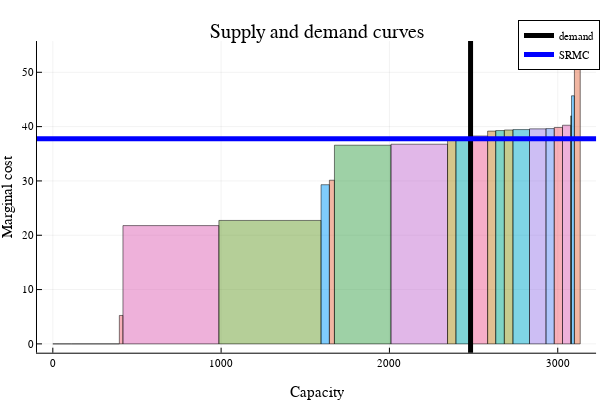

Notebook source saved alongside this figure:
### Markdown cell above
Now, let's plot this as a supply curve where:

- width = capacity of the generator (i.e., $Pmax$)
- height = variable cost of the generator ($VarCost$)

### Code cell
rectangle(w, h, x, y) = Shape(x .+ [0,w,w,0], y .+ [0,0,h,h])

p = plot(nrow(supply_curve))

marg_gen = 0
marg_price = 0
x = 0
for i in 1:nrow(supply_curve)
    plot!(p, rectangle(supply_curve[i,:cap],
            supply_curve[i,:varcost],x,0), opacity=.5, 
            label = "")
    if (x < loads_single[1,:demand]) && (x + supply_curve[i,:cap] > loads_single[1,:demand])
        marg_gen = i
        marg_price = supply_curve[i,:varcost]
    end
    x = x + supply_curve[i,:cap]
end 
vline!([loads_single[1,:demand]],linecolor="black",linewidth=5,
label = "demand")
hline!([marg_price],linecolor="blue",linewidth=5,
label = "SRMC")
title!("Supply and demand curves")
xlabel!("Capacity")
ylabel!("Marginal cost")
p

### Figure 1 — Plotly figure (JSON) as saved in the notebook; plotly's stock layout.template omitted (floating-point values rounded to 4 significant figures)
{"data": [{"fill": "tozeroy", "fillcolor": "rgba(142, 151, 30, 0.500)", "legendgroup": "", "line": {"color": "rgba(0, 0, 0, 0.500)", "dash": "solid", "width": 1}, "mode": "lines", "name": "", "showlegend": false, "type": "scatter", "x": [0, 42, 42, 0, 0], "xaxis": "x1", "y": [0, 0, 0, 0, 0], "yaxis": "y1"}, {"fill": "tozeroy", "fillcolor": "rgba(0, 169, 204, 0.500)", "legendgroup": "", "line": {"color": "rgba(0, 0, 0, 0.500)", "dash": "solid", "width": 1}, "mode": "lines", "name": "", "showlegend": false, "type": "scatter", "x": [42, 107.4, 107.4, 42, 42], "xaxis": "x1", "y": [0, 0, 0, 0, 0], "yaxis": "y1"}, {"fill": "tozeroy", "fillcolor": "rgba(155, 127, 233, 0.500)", "legendgroup": "", "line": {"color": "rgba(0, 0, 0, 0.500)", "dash": "solid", "width": 1}, "mode": "lines", "name": "", "showlegend": false, "type": "scatter", "x": [107.4, 110.6, 110.6, 107.4, 107.4], "xaxis": "x1", "y": [0, 0, 0, 0, 0], "yaxis": "y1"}, {"fill": "tozeroy", "fillcolor": "rgba(97, 141, 246, 0.500)", "legendgroup": "", "line": {"color": "rgba(0, 0, 0, 0.500)", "dash": "solid", "width": 1}, "mode": "lines", "name": "", "showlegend": false, "type": "scatter", "x": [110.6, 395.3, 395.3, 110.6, 110.6], "xaxis": "x1", "y": [0, 0, 0, 0, 0], "yaxis": "y1"}, {"fill": "tozeroy", "fillcolor": "rgba(240, 96, 115, 0.500)", "legendgroup": "", "line": {"color": "rgba(0, 0, 0, 0.500)", "dash": "solid", "width": 1}, "mode": "lines", "name": "", "showlegend": false, "type": "scatter", "x": [395.3, 416.7, 416.7, 395.3, 395.3], "xaxis": "x1", "y": [0, 0, 5.234, 5.234, 0], "yaxis": "y1"}, {"fill": "tozeroy", "fillcolor": "rgba(221, 101, 182, 0.500)", "legendgroup": "", "line": {"color": "rgba(0, 0, 0, 0.500)", "dash": "solid", "width": 1}, "mode": "lines", "name": "", "showlegend": false, "type": "scatter", "x": [416.7, 986.7, 986.7, 416.7, 416.7], "xaxis": "x1", "y": [0, 0, 21.78, 21.78, 0], "yaxis": "y1"}, {"fill": "tozeroy", "fillcolor": "rgba(108, 159, 51, 0.500)", "legendgroup": "", "line": {"color": "rgba(0, 0, 0, 0.500)", "dash": "solid", "width": 1}, "mode": "lines", "name": "", "showlegend": false, "type": "scatter", "x": [986.7, 1594.0, 1594.0, 986.7, 986.7], "xaxis": "x1", "y": [0, 0, 22.73, 22.73, 0], "yaxis": "y1"}, {"fill": "tozeroy", "fillcolor": "rgba(0, 154, 250, 0.500)", "legendgroup": "", "line": {"color": "rgba(0, 0, 0, 0.500)", "dash": "solid", "width": 1}, "mode": "lines", "name": "", "showlegend": false, "type": "scatter", "x": [1594.0, 1643.0, 1643.0, 1594.0, 1594.0], "xaxis": "x1", "y": [0, 0, 29.31, 29.31, 0], "yaxis": "y1"}, {"fill": "tozeroy", "fillcolor": "rgba(227, 111, 71, 0.500)", "legendgroup": "", "line": {"color": "rgba(0, 0, 0, 0.500)", "dash": "solid", "width": 1}, "mode": "lines", "name": "", "showlegend": false, "type": "scatter", "x": [1643.0, 1673.0, 1673.0, 1643.0, 1643.0], "xaxis": "x1", "y": [0, 0, 30.13, 30.13, 0], "yaxis": "y1"}, {"fill": "tozeroy", "fillcolor": "rgba(62, 164, 78, 0.500)", "legendgroup": "", "line": {"color": "rgba(0, 0, 0, 0.500)", "dash": "solid", "width": 1}, "mode": "lines", "name": "", "showlegend": false, "type": "scatter", "x": [1673.0, 2009.0, 2009.0, 1673.0, 1673.0], "xaxis": "x1", "y": [0, 0, 36.58, 36.58, 0], "yaxis": "y1"}, {"fill": "tozeroy", "fillcolor": "rgba(195, 113, 210, 0.500)", "legendgroup": "", "line": {"color": "rgba(0, 0, 0, 0.500)", "dash": "solid", "width": 1}, "mode": "lines", "name": "", "showlegend": false, "type": "scatter", "x": [2009.0, 2345.0, 2345.0, 2009.0, 2009.0], "xaxis": "x1", "y": [0, 0, 36.76, 36.76, 0], "yaxis": "y1"}, {"fill": "tozeroy", "fillcolor": "rgba(172, 142, 24, 0.500)", "legendgroup": "", "line": {"color": "rgba(0, 0, 0, 0.500)", "dash": "solid", "width": 1}, "mode": "lines", "name": "", "showlegend": false, "type": "scatter", "x": [2345.0, 2395.0, 2395.0, 2345.0, 2345.0], "xaxis": "x1", "y": [0, 0, 37.73, 37.73, 0], "yaxis": "y1"}, {"fill": "tozeroy", "fillcolor": "rgba(0, 170, 174, 0.500)", "legendgroup": "", "line": {"color": "rgba(0, 0, 0, 0.500)", "dash": "solid", "width": 1}, "mode": "lines", "name": "", "showlegend": false, "type": "scatter", "x": [2395.0, 2492.0, 2492.0, 2395.0, 2395.0], "xaxis": "x1", "y": [0, 0, 37.78, 37.78, 0], "yaxis": "y1"}, {"fill": "tozeroy", "fillcolor": "rgba(237, 94, 147, 0.500)", "legendgroup": "", "line": {"color": "rgba(0, 0, 0, 0.500)", "dash": "solid", "width": 1}, "mode": "lines", "name": "", "showlegend": false, "type": "scatter", "x": [2492.0, 2583.0, 2583.0, 2492.0, 2492.0], "xaxis": "x1", "y": [0, 0, 38.27, 38.27, 0], "yaxis": "y1"}, {"fill": "tozeroy", "fillcolor": "rgba(198, 130, 37, 0.500)", "legendgroup": "", "line": {"color": "rgba(0, 0, 0, 0.500)", "dash": "solid", "width": 1}, "mode": "lines", "name": "", "showlegend": false, "type": "scatter", "x": [2583.0, 2631.0, 2631.0, 2583.0, 2583.0], "xaxis": "x1", "y": [0, 0, 39.17, 39.17, 0], "yaxis": "y1"}, {"fill": "tozeroy", "fillcolor": "rgba(0, 169, 141, 0.500)", "legendgroup": "", "line": {"color": "rgba(0, 0, 0, 0.500)", "dash": "solid", "width": 1}, "mode": "lines", "name": "", "showlegend": false, "type": "scatter", "x": [2631.0, 2683.0, 2683.0, 2631.0, 2631.0], "xaxis": "x1", "y": [0, 0, 39.28, 39.28, 0], "yaxis": "y1"}, {"fill": "tozeroy", "fillcolor": "rgba(142, 151, 30, 0.500)", "legendgroup": "", "line": {"color": "rgba(0, 0, 0, 0.500)", "dash": "solid", "width": 1}, "mode": "lines", "name": "", "showlegend": false, "type": "scatter", "x": [2683.0, 2734.0, 2734.0, 2683.0, 2683.0], "xaxis": "x1", "y": [0, 0, 39.38, 39.38, 0], "yaxis": "y1"}, {"fill": "tozeroy", "fillcolor": "rgba(0, 169, 204, 0.500)", "legendgroup": "", "line": {"color": "rgba(0, 0, 0, 0.500)", "dash": "solid", "width": 1}, "mode": "lines", "name": "", "showlegend": false, "type": "scatter", "x": [2734.0, 2832.0, 2832.0, 2734.0, 2734.0], "xaxis": "x1", "y": [0, 0, 39.46, 39.46, 0], "yaxis": "y1"}, {"fill": "tozeroy", "fillcolor": "rgba(155, 127, 233, 0.500)", "legendgroup": "", "line": {"color": "rgba(0, 0, 0, 0.500)", "dash": "solid", "width": 1}, "mode": "lines", "name": "", "showlegend": false, "type": "scatter", "x": [2832.0, 2930.0, 2930.0, 2832.0, 2832.0], "xaxis": "x1", "y": [0, 0, 39.58, 39.58, 0], "yaxis": "y1"}, {"fill": "tozeroy", "fillcolor": "rgba(97, 141, 246, 0.500)", "legendgroup": "", "line": {"color": "rgba(0, 0, 0, 0.500)", "dash": "solid", "width": 1}, "mode": "lines", "name": "", "showlegend": false, "type": "scatter", "x": [2930.0, 2979.0, 2979.0, 2930.0, 2930.0], "xaxis": "x1", "y": [0, 0, 39.64, 39.64, 0], "yaxis": "y1"}, {"fill": "tozeroy", "fillcolor": "rgba(240, 96, 115, 0.500)", "legendgroup": "", "line": {"color": "rgba(0, 0, 0, 0.500)", "dash": "solid", "width": 1}, "mode": "lines", "name": "", "showlegend": false, "type": "scatter", "x": [2979.0, 3028.0, 3028.0, 2979.0, 2979.0], "xaxis": "x1", "y": [0, 0, 39.84, 39.84, 0], "yaxis": "y1"}, {"fill": "tozeroy", "fillcolor": "rgba(221, 101, 182, 0.500)", "legendgroup": "", "line": {"color": "rgba(0, 0, 0, 0.500)", "dash": "solid", "width": 1}, "mode": "lines", "name": "", "showlegend": false, "type": "scatter", "x": [3028.0, 3077.0, 3077.0, 3028.0, 3028.0], "xaxis": "x1", "y": [0, 0, 40.25, 40.25, 0], "yaxis": "y1"}, {"fill": "tozeroy", "fillcolor": "rgba(108, 159, 51, 0.500)", "legendgroup": "", "line": {"color": "rgba(0, 0, 0, 0.500)", "dash": "solid", "width": 1}, "mode": "lines", "name": "", "showlegend": false, "type": "scatter", "x": [3077.0, 3082.0, 3082.0, 3077.0, 3077.0], "xaxis": "x1", "y": [0, 0, 41.97, 41.97, 0], "yaxis": "y1"}, {"fill": "tozeroy", "fillcolor": "rgba(0, 154, 250, 0.500)", "legendgroup": "", "line": {"color": "rgba(0, 0, 0, 0.500)", "dash": "solid", "width": 1}, "mode": "lines", "name": "", "showlegend": false, "type": "scatter", "x": [3082.0, 3099.0, 3099.0, 3082.0, 3082.0], "xaxis": "x1", "y": [0, 0, 45.67, 45.67, 0], "yaxis": "y1"}, {"fill": "tozeroy", "fillcolor": "rgba(227, 111, 71, 0.500)", "legendgroup": "", "line": {"color": "rgba(0, 0, 0, 0.500)", "dash": "solid", "width": 1}, "mode": "lines", "name": "", "showlegend": false, "type": "scatter", "x": [3099.0, 3134.0, 3134.0, 3099.0, 3099.0], "xaxis": "x1", "y": [0, 0, 54.13, 54.13, 0], "yaxis": "y1"}, {"colorbar": {"len": 0.8657, "title": "", "x": 0.9934, "y": 0.5087}, "legendgroup": "demand", "line": {"color": "rgba(0, 0, 0, 1.000)", "dash": "solid", "shape": "linear", "width": 5}, "mode": "lines", "name": "demand", "showlegend": true, "type": "scatter", "x": [2482, 2482], "xaxis": "x", "y": [-5739.0, 5794.0], "yaxis": "y"}, {"colorbar": {"len": 0.8657, "title": "", "x": 0.9934, "y": 0.5087}, "legendgroup": "SRMC", "line": {"color": "rgba(0, 0, 255, 1.000)", "dash": "solid", "shape": "linear", "width": 5}, "mode": "lines", "name": "SRMC", "showlegend": true, "type": "scatter", "x": [-332300.0, 335400.0], "xaxis": "x", "y": [37.78, 37.78], "yaxis": "y"}], "layout": {"annotations": [{"font": {"color": "rgba(0, 0, 0, 1.000)", "family": "sans-serif", "size": 20}, "rotation": 0, "showarrow": false, "text": "Supply and demand curves", "x": 0.5275, "xanchor": "center", "xref": "paper", "y": 1, "yanchor": "top", "yref": "paper"}], "height": 400, "legend": {"bgcolor": "rgba(255, 255, 255, 1.000)", "bordercolor": "rgba(0, 0, 0, 1.000)", "borderwidth": 1, "font": {"color": "rgba(0, 0, 0, 1.000)", "family": "sans-serif", "size": 11}, "title": {"font": {"color": "rgba(0, 0, 0, 1.000)", "family": "sans-serif", "size": 15}, "text": ""}, "tracegroupgap": 0, "traceorder": "normal", "x": 1, "xanchor": "auto", "y": 1, "yanchor": "auto"}, "margin": {"b": 20, "l": 0, "r": 0, "t": 20}, "paper_bgcolor": "rgba(255, 255, 255, 1.000)", "plot_bgcolor": "rgba(255, 255, 255, 1.000)", "showlegend": true, "width": 600, "xaxis": {"anchor": "y", "domain": [0.06165, 0.9934], "gridcolor": "rgba(0, 0, 0, 0.100)", "gridwidth": 0.5, "linecolor": "rgba(0, 0, 0, 1.000)", "mirror": false, "range": [-94.01, 3228.0], "showgrid": true, "showline": true, "showticklabels": true, "tickangle": 0, "tickcolor": "rgb(0, 0, 0)", "tickfont": {"color": "rgba(0, 0, 0, 1.000)", "family": "sans-serif", "size": 11}, "tickmode": "array", "ticks": "inside", "ticktext": ["0", "1000", "2000", "3000"], "tickvals": [0, 1000, 2000, 3000], "title": "Capacity", "titlefont": {"color": "rgba(0, 0, 0, 1.000)", "family": "sans-serif", "size": 15}, "type": "-", "visible": true, "zeroline": false, "zerolinecolor": "rgba(0, 0, 0, 1.000)"}, "yaxis": {"anchor": "x", "domain": [0.07581, 0.9415], "gridcolor": "rgba(0, 0, 0, 0.100)", "gridwidth": 0.5, "linecolor": "rgba(0, 0, 0, 1.000)", "mirror": false, "range": [-1.624, 55.75], "showgrid": true, "showline": true, "showticklabels": true, "tickangle": 0, "tickcolor": "rgb(0, 0, 0)", "tickfont": {"color": "rgba(0, 0, 0, 1.000)", "family": "sans-serif", "size": 11}, "tickmode": "array", "ticks": "inside", "ticktext": ["0", "10", "20", "30", "40", "50"], "tickvals": [0, 10, 20, 30, 40, 50], "title": "Marginal cost", "titlefont": {"color": "rgba(0, 0, 0, 1.000)", "family": "sans-serif", "size": 15}, "type": "-", "visible": true, "zeroline": false, "zerolinecolor": "rgba(0, 0, 0, 1.000)"}}}
